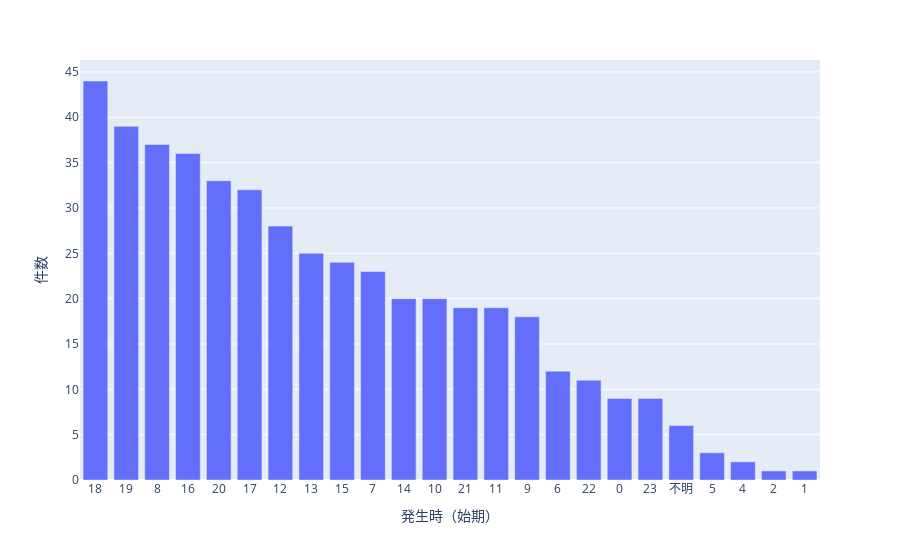

Notebook code cell kept with this figure:
### Markdown cell above
いよいよ準備万端。この新しいデータフレームでチャートを作ろう。この場合は plotly express の bar charts を参考。

https://plotly.com/python/bar-charts/

### Code cell
fig = px.bar(time,x='発生時（始期）',y='件数')
fig.show()

### Figure 1 — Plotly figure (JSON) as saved in the notebook; plotly's stock layout.template omitted (floating-point values rounded to 4 significant figures)
{"data": [{"alignmentgroup": "True", "hovertemplate": "発生時（始期）=%{x}<br>件数=%{y}<extra></extra>", "legendgroup": "", "marker": {"color": "#636efa", "pattern": {"shape": ""}}, "name": "", "offsetgroup": "", "orientation": "v", "showlegend": false, "textposition": "auto", "type": "bar", "x": ["18", "19", "8", "16", "20", "17", "12", "13", "15", "7", "14", "10", "21", "11", "9", "6", "22", "0", "23", "不明", "5", "4", "2", "1"], "xaxis": "x", "y": [44, 39, 37, 36, 33, 32, 28, 25, 24, 23, 20, 20, 19, 19, 18, 12, 11, 9, 9, 6, 3, 2, 1, 1], "yaxis": "y"}], "layout": {"barmode": "relative", "legend": {"tracegroupgap": 0}, "margin": {"t": 60}, "xaxis": {"anchor": "y", "domain": [0, 1], "title": {"text": "発生時（始期）"}}, "yaxis": {"anchor": "x", "domain": [0, 1], "title": {"text": "件数"}}}}
